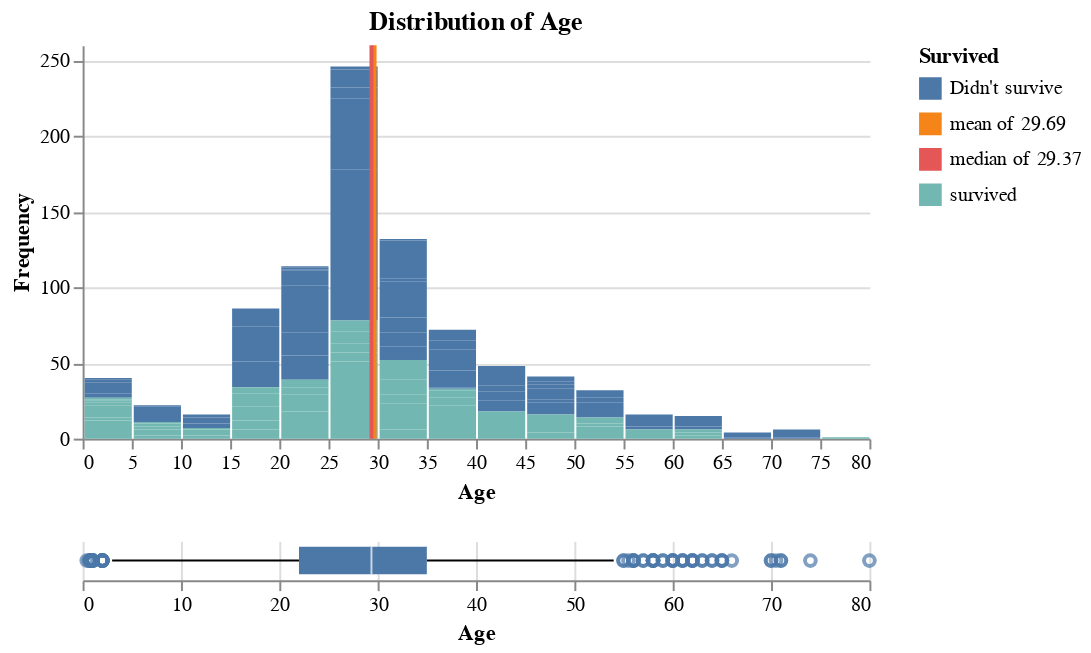

The notebook cell saved with this chart:
### Code cell
alt.renderers.enable("html")


class Graph:
    def __init__(
        self, data: pd.DataFrame, map_values: Optional[Dict[str, Dict[Any, Any]]] = None
    ) -> None:
        data = data.copy()

        if map_values:
            for key, value in map_values.items():
                data[key] = data[key].map(lambda col: value[col])

        self.__data = data

    def setting_colors(
        self, x: str, color: List[str] | str
    ) -> Tuple[pd.DataFrame, alt.Color]:

        # Color map.
        if isinstance(color, list):
            alt_color = (
                alt.Color(x).scale(range=color, reverse=True).legend(orient="right")
            )
        else:
            alt_color = (
                alt.Color(x).scale(scheme=color, reverse=True).legend(orient="right")
            )
        return alt_color

    def col_bar_char(
        self,
        x_column: str,
        group_by: str,
        color: List | str = "paired",
        width: int = 200,
        height: int = 200,
        title: Optional[str] = None,
        subtitle: Optional[str] = None,
        x_title: str | None = None,
        y_title: str | None = None,
    ):
        alt_color = self.setting_colors(x_column, color=color)

        data = self.__data

        x_title = x_title.title() if x_title else x_column.title()
        y_title = y_title.title() if y_title else "Number of Passengers"

        source = data.groupby(group_by)[x_column].value_counts().reset_index()

        grouped_bars = (
            alt.Chart(source)
            .mark_bar(cornerRadius=10)
            .encode(
                x=alt.X(x_column, title=x_title),
                y=alt.Y("count:Q", title=y_title),
                color=alt_color,
                column=group_by,
            )
            .encode(
                tooltip=[
                    alt.Tooltip(x_column, title=x_title),
                    alt.Tooltip("count", title=y_title),
                ],
            )
            .properties(
                width=width,
                height=height,
                title=alt.Title(
                    title if title else "",
                    fontSize=18,
                    subtitle=subtitle if subtitle else "",
                    subtitleFontSize=12,
                    # dy=-10,
                ),
            )
        )

        return grouped_bars

    def bar_chart(
        self,
        x_column: str,
        color: List | str = "paired",
        width: int = 200,
        height: int = 200,
        title: Optional[str] = None,
        subtitle: Optional[str] = None,
        x_title: str | None = None,
        y_title: str | None = None,
    ) -> alt.ChartDataType:  # Make copy then change column data to str

        alt_color = self.setting_colors(x_column, color=color)

        data = self.__data

        x_title = x_title.title() if x_title else x_column.title()
        y_title = y_title.title() if y_title else "Number of Passengers"

        # Return the alt chart
        bar_layer = (
            alt.Chart(data)
            .mark_bar(cornerRadius=10)
            .encode(
                x=alt.X(
                    x_column,
                    title=x_title,
                    axis=alt.Axis(grid=False, labelFontWeight="bold"),
                ),
                y=alt.Y(
                    "count()",
                    title=y_title,
                    axis=alt.Axis(grid=False, labelFontWeight="bold"),
                ),
                color=alt_color.legend(orient="right"),
                tooltip=[
                    alt.Tooltip(x_column, title=x_title),
                    alt.Tooltip("count()", title=y_title),
                ],
            )
            .properties(
                width=width,
                height=height,
                title=alt.Title(
                    title if title else "",
                    fontSize=18,
                    subtitle=subtitle if subtitle else "",
                    subtitleFontSize=12,
                    # dy=-10,
                ),
            )
        )

        text_layer = (
            alt.Chart(data)
            .mark_text(
                align="center",
                baseline="bottom",  # Align text to the bottom of its bounding box
                dy=-5,  # Adjust vertical position (negative for above the bar)
                fontSize=12,
                fontWeight="bold",
            )
            .encode(x=x_column, y="count()", text=alt.Text("count()"))
        )

        return bar_layer + text_layer  # .configure_view(

    def donut_chart(
        self,
        x: str,
        inner_radius: int = 50,
        color: List | str = "paired",
        width: int = 200,
        height: int = 200,
    ) -> alt.ChartDataType:

        data = self.__data

        value_counts = data[x].value_counts().reset_index()
        value_counts["count"] = (value_counts["count"] / data.shape[0]).round(3)

        donut_chart = (
            alt.Chart(value_counts)
            .mark_arc(innerRadius=inner_radius)
            .encode(
                theta="count",
                color=f"{x}:N",
                tooltip=[
                    alt.Tooltip(f"{x}".title()),
                    alt.Tooltip("count", title="Percentage"),
                ],
            )
            .properties(
                width=width,
                height=height,
            )
        )
        return donut_chart.display(theme="dark")

    def scatter_chart(
        self,
        x: str,
        y: str,
        color_with: Optional[str] = None,
        width: int = 300,
        height: int = 300,
        title: Optional[str] = None,
        subtitle: Optional[str] = None,
        color: List[str] | str = "dark2",
    ):
        alt_color = None

        if color_with:
            alt_color = self.setting_colors(color_with, color=color)

        tooltips = (
            [alt.Tooltip(x), alt.Tooltip(y), alt.Tooltip(color_with)]
            if color_with
            else [alt.Tooltip(x), alt.Tooltip(y)]
        )

        encode_param = (
            dict(x="%s:Q" % x, y="%s:Q" % y, color=alt_color, tooltip=tooltips)
            if color_with
            else dict(x="%s:Q" % x, y="%s:Q" % y, tooltip=tooltips)
        )

        data = self.__data

        # Scatter Plot
        points = (
            alt.Chart(data)
            .mark_point()
            .encode(**encode_param)
            .properties(
                width=width,
                height=height,
                title=alt.Title(
                    title if title else "",
                    fontSize=18,
                    subtitle=subtitle if subtitle else "",
                    subtitleFontSize=12,
                ),
            )
        )

        points = points.configure_view(stroke=None)

        points = (
            points.configure_legend(
                strokeColor="gray",
                fillColor="#EEEEEE",
                padding=10,
                cornerRadius=10,
                orient="top-right",
            )
            .configure_axis(gridDash=[5, 2, 5], gridColor="lightgrey")
            .configure_view(stroke=None)
        )

        return points.display(theme="dark")

    def hist_chart(self, x, width=200, height=200, n_bins = 10, color: str | None = None):
        data = self.__data

        # 2. Create the chart
        chart = (
            alt.Chart(data)
            .mark_bar()
            .encode(
                # Encode the 'Horsepower' column on the X-axis and apply binning
                x=alt.X("{}:Q".format(x), bin=alt.Bin(maxbins=n_bins), title=x),
                # Encode the count (frequency) on the Y-axis
                y=alt.Y("count()", title="Frequency"),
                # Add tooltips for interactivity (optional)
                tooltip=[x, "count()"],
                color=alt.Undefined if color is None else color
            )
            .properties(title="Distribution of %s" % x, width=width, height=height)
        )

        line_data = pd.DataFrame({'mean': [data[x].mean()], 'median': [data[x].median()]})
        mean = alt.Chart(line_data).mark_rule(color = 'red', size=2).encode(
            x='mean',
            color=alt.datum('mean of %.2f' % line_data['mean'][0])

        )

        median = alt.Chart(line_data).mark_rule(color='green', size=2).encode(
            x='median',
            color=alt.datum('median of %.2f' % line_data['median'][0])
        )


        return chart + mean + median

    def box_plot(self, x, width: int = 200, height: int = 50):
        data = self.__data

        box_chart = (
            alt.Chart(data)
            .mark_boxplot()
            .encode(alt.X("%s:Q" % x).scale(zero=False))
            .properties(width = width)
        )
        return box_chart
    
    def concat(
        self,
        *args,
        use: Literal["vconcat", "hconcat"] = "vconcat",
        show_stroke: bool = False,
    ):
        if use == "vconcat":
            if show_stroke:
                return alt.vconcat(*args).display(theme="dark")
            return alt.vconcat(*args).configure_view(stroke=None).display(theme="dark")
        elif use == "hconcat":
            if show_stroke:
                return alt.hconcat(*args).display(theme="dark")
            return alt.hconcat(*args).configure_view(stroke=None).display(theme="dark")
        else:
            raise ValueError("Received invalid value `%s`" % use)


graph = Graph(
    visual_df,
    map_values={
        "Sex": {0: "Female (0)", 1: "Male (1)"},
        "Survived": {0: "Didn't survive", 1: "survived"},
    },
)

hist = graph.hist_chart("Age", width=400, n_bins=20, color = 'Survived')
box = graph.box_plot("Age", width=400)
# graph.bar_chart("Embarked")
# donut = graph.donut_chart("Embarked")
# col_bar = graph.scatter_chart(
#     "Age", "Fare", color_with="Survived", color=["red", "blue"]
# )
# col_bar


# hconcat = graph.concat(bar, donut, use="hconcat", show_stroke=True)
graph.concat(hist, box, use="vconcat")
# col_bar

### Figure 1 — Vega-Lite specification as saved in the notebook (floating-point values rounded to 4 significant figures; data arrays with more than 128 entries replaced by an {"elided": "..."} marker saying what was removed)
{"config": {"view": {"continuousWidth": 300, "continuousHeight": 300, "stroke": null}}, "vconcat": [{"layer": [{"data": {"name": "data-b46de2438bf2614db7d80a8e96fa0ca3"}, "mark": {"type": "bar"}, "encoding": {"color": {"field": "Survived", "type": "nominal"}, "tooltip": [{"field": "Age", "type": "quantitative"}, {"aggregate": "count", "type": "quantitative"}], "x": {"bin": {"maxbins": 20}, "field": "Age", "title": "Age", "type": "quantitative"}, "y": {"aggregate": "count", "title": "Frequency", "type": "quantitative"}}, "title": "Distribution of Age"}, {"data": {"name": "data-476c40c9ae42daf5cf898956cc3b8018"}, "mark": {"type": "rule", "color": "red", "size": 2}, "encoding": {"color": {"datum": "mean of 29.69"}, "x": {"field": "mean", "type": "quantitative"}}}, {"data": {"name": "data-476c40c9ae42daf5cf898956cc3b8018"}, "mark": {"type": "rule", "color": "green", "size": 2}, "encoding": {"color": {"datum": "median of 29.37"}, "x": {"field": "median", "type": "quantitative"}}}], "height": 200, "width": 400}, {"data": {"name": "data-b46de2438bf2614db7d80a8e96fa0ca3"}, "mark": {"type": "boxplot"}, "encoding": {"x": {"field": "Age", "scale": {"zero": false}, "type": "quantitative"}}, "width": 400}], "$schema": "https://vega.github.io/schema/vega-lite/v5.20.1.json", "datasets": {"data-b46de2438bf2614db7d80a8e96fa0ca3": {"elided": "891 records"}, "data-476c40c9ae42daf5cf898956cc3b8018": [{"mean": 29.69, "median": 29.37}]}}
